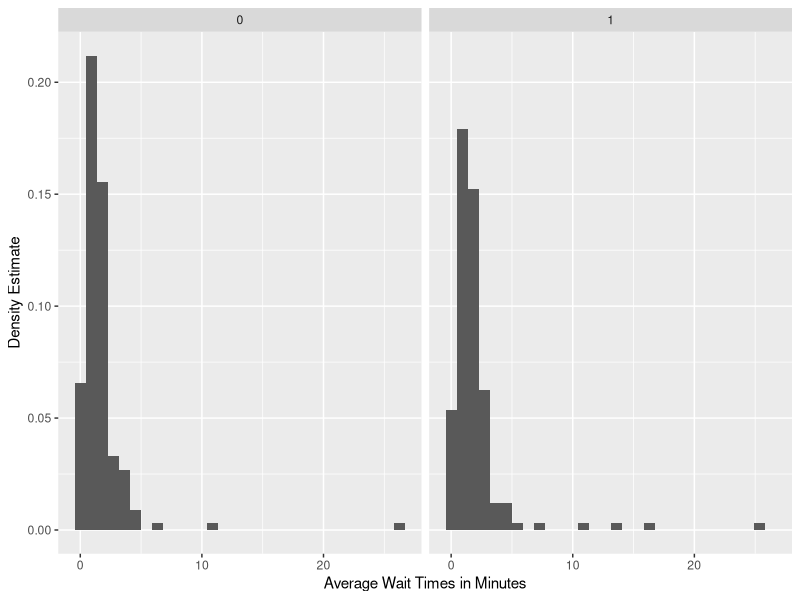
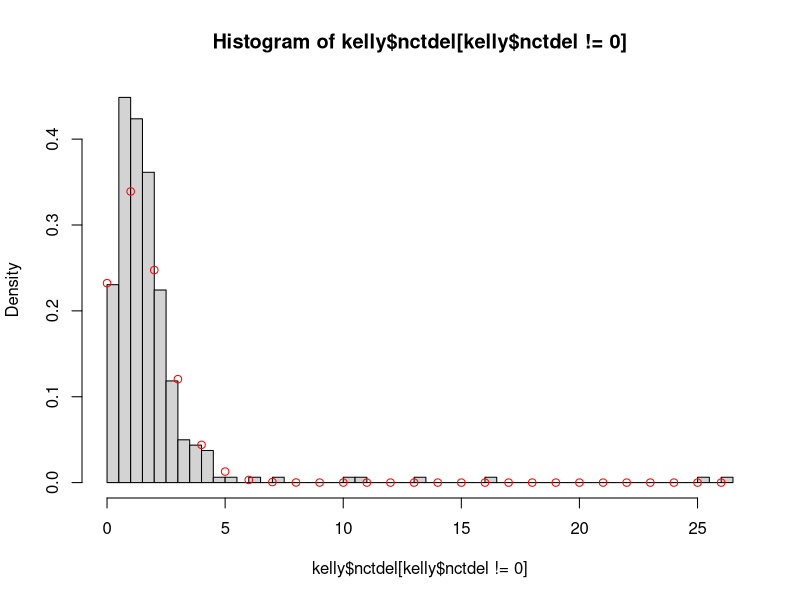
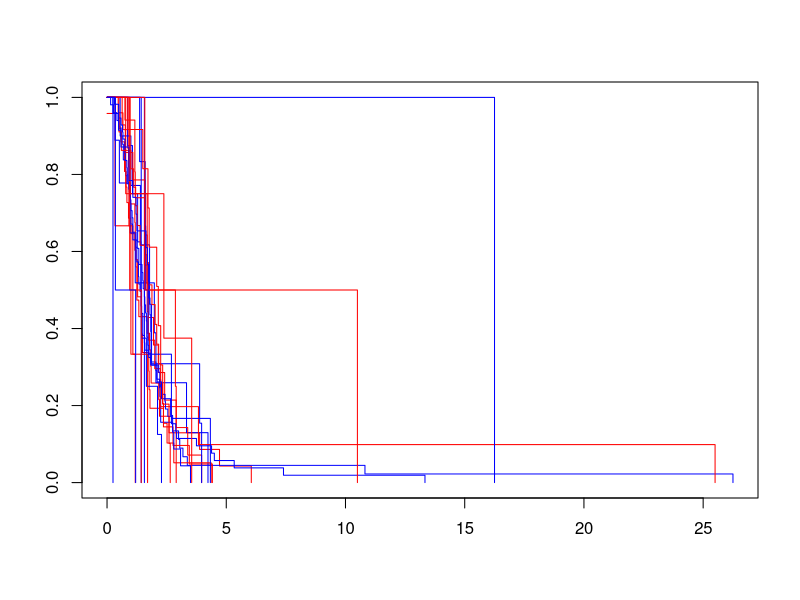

Write R code to recreate these figures, in order.
## ---- chunk 1
library(dplyr)
library(magrittr)
library(knitr)
library(ggplot2)
## ---- chunk 2
kelly <- read.table("kellydat.txt", header = T)
## ---- chunk 3
kelly <- kelly %>% mutate(count_sn = sn1 + sn2*2 + sn3*3 + all4*4) %>% select(-c(sn1, sn2, sn3, all4))
kable(head(kelly))
## ---- chunk 4
ggplot(kelly, aes(x=nctdel)) +
  facet_wrap(~ male) +
  geom_histogram(aes(y=..count../sum(..count..))) +
  labs(x = "Average Wait Times in Minutes", y = "Density Estimate")
## ---- chunk 5
hist(kelly$nctdel[kelly$nctdel!=0.0],breaks=40,freq=F) # dist of wait times (zero wait times removed)
lines(seq(0,26),dpois(seq(0,26),1.46),type="p",col="red") # poisson model, arbitrary lambda
## ---- chunk 6
library(survival)
d2 <- Surv(kelly$nctdel, kelly$fail) #creates a survival object #preprocessed version of the data
km <- survfit(d2 ~ kelly$male + kelly$black + kelly$hisp + kelly$count_sn)
plot(km, col = c("red", "blue"))
print(km)
